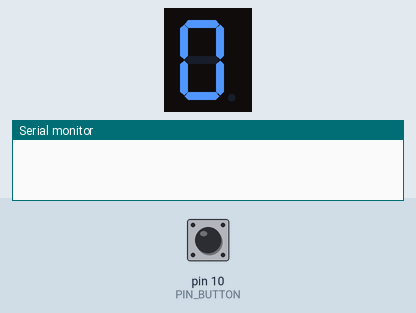
Simulated run of this sketch. Board: Arduino Uno, built with avr-gcc and run on an emulated ATmega328P. Shown: 1-digit seven-segment display, the last lines printed to the serial monitor. Wiring (inferred from the names in the program): 1-digit 7-segment display, segments lit when HIGH: segments pin 4, pin 5, pin 6, pin 8, pin 9, pin 3, pin 2, pin 7. The test bench sets the inputs (shaded band); at power-on: pin 10 (PIN_BUTTON) LOW. The segment pins are drawn as the display they are named for.

Above: at 1.2 s.
1.3 s: pin 10 (PIN_BUTTON) pulled HIGH for 0.15 s
At 2.0 s:
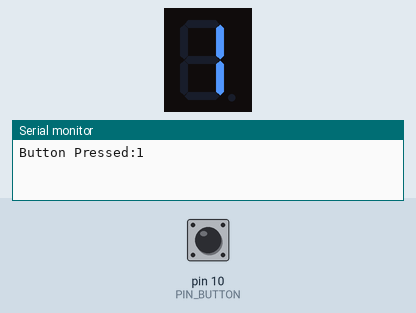
2.9 s: pin 10 (PIN_BUTTON) pulled HIGH for 1 s
At 3.2 s:
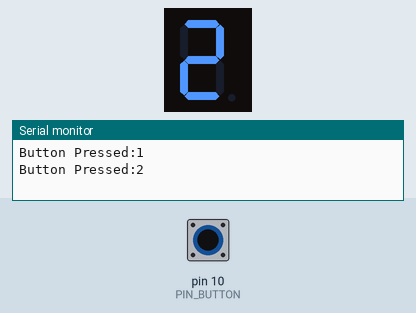
5.4 s: pin 10 (PIN_BUTTON) pulled HIGH for 0.15 s
At 6.3 s:
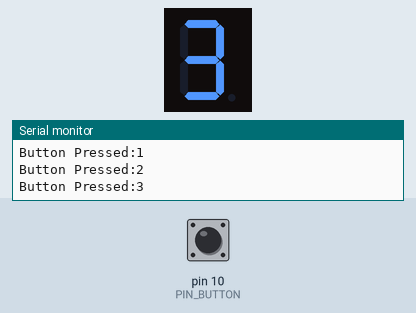
7.0 s: pin 10 (PIN_BUTTON) pulled HIGH for 1 s
At 7.6 s:
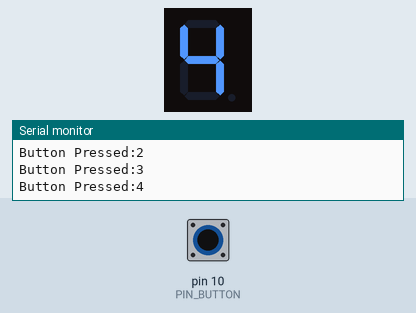
Timing chart, 0 to 10.0 s (numbered marks = the images above; inputs shaded):
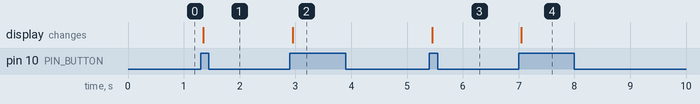

Measured:
- after the input at 1.3 s, the display: changes after 0.05 s (image 1)
- after the input at 2.9 s, the display: changes after 0.05 s (image 2)
- after the input at 5.4 s, the display: changes after 0.05 s (image 3)
- after the input at 7.0 s, the display: changes after 0.05 s (image 4)

The sketch:

prayoga-7.ino
```cpp
#define PIN_SEGMENT_A     4
#define PIN_SEGMENT_B     5
#define PIN_SEGMENT_C     6
#define PIN_SEGMENT_D     8
#define PIN_SEGMENT_E     9
#define PIN_SEGMENT_F     3
#define PIN_SEGMENT_G     2
#define PIN_SEGMENT_DP    7

#define PIN_BUTTON        10

void setup() {
  // put your setup code here, to run once:
  pinMode(PIN_SEGMENT_A,OUTPUT);
  pinMode(PIN_SEGMENT_B,OUTPUT);
  pinMode(PIN_SEGMENT_C,OUTPUT);
  pinMode(PIN_SEGMENT_D,OUTPUT);
  pinMode(PIN_SEGMENT_E,OUTPUT);
  pinMode(PIN_SEGMENT_F,OUTPUT);
  pinMode(PIN_SEGMENT_G,OUTPUT);
  pinMode(PIN_SEGMENT_DP,OUTPUT);

  digitalWrite(PIN_SEGMENT_DP,LOW);

  Serial.begin(9600);

  pinMode(PIN_BUTTON,INPUT);

}


void loop() {
  // put your main code here, to run repeatedly:

  static int prev_status = LOW;
  int current_status;
  static unsigned int count = 0;

  current_status = digitalRead(PIN_BUTTON);


  if( !prev_status && current_status){
    //button has been pressed
    delay(50);
    if(digitalRead(PIN_BUTTON)){
      ++count;
      Serial.print("Button Pressed:");
      Serial.println(count);
    }
  }

  prev_status = current_status;

  switch(count % 10){
    case 0:{
      digitalWrite(PIN_SEGMENT_A,HIGH);
      digitalWrite(PIN_SEGMENT_B,HIGH);
      digitalWrite(PIN_SEGMENT_C,HIGH);
      digitalWrite(PIN_SEGMENT_D,HIGH);
      digitalWrite(PIN_SEGMENT_E,HIGH);
      digitalWrite(PIN_SEGMENT_F,HIGH);
      digitalWrite(PIN_SEGMENT_G,LOW);
      break;
    }
    case 1:{
      digitalWrite(PIN_SEGMENT_A,LOW);
      digitalWrite(PIN_SEGMENT_B,HIGH);
      digitalWrite(PIN_SEGMENT_C,HIGH);
      digitalWrite(PIN_SEGMENT_D,LOW);
      digitalWrite(PIN_SEGMENT_E,LOW);
      digitalWrite(PIN_SEGMENT_F,LOW);
      digitalWrite(PIN_SEGMENT_G,LOW);
      break;
    }
    case 2:{
      digitalWrite(PIN_SEGMENT_A,HIGH);
      digitalWrite(PIN_SEGMENT_B,HIGH);
      digitalWrite(PIN_SEGMENT_C,LOW);
      digitalWrite(PIN_SEGMENT_D,HIGH);
      digitalWrite(PIN_SEGMENT_E,HIGH);
      digitalWrite(PIN_SEGMENT_F,LOW);
      digitalWrite(PIN_SEGMENT_G,HIGH);
      break;
    }
    case 3:{
      digitalWrite(PIN_SEGMENT_A,HIGH);
      digitalWrite(PIN_SEGMENT_B,HIGH);
      digitalWrite(PIN_SEGMENT_C,HIGH);
      digitalWrite(PIN_SEGMENT_D,HIGH);
      digitalWrite(PIN_SEGMENT_E,LOW);
      digitalWrite(PIN_SEGMENT_F,LOW);
      digitalWrite(PIN_SEGMENT_G,HIGH);
      break;
    }
    case 4:{
      digitalWrite(PIN_SEGMENT_A,LOW);
      digitalWrite(PIN_SEGMENT_B,HIGH);
      digitalWrite(PIN_SEGMENT_C,HIGH);
      digitalWrite(PIN_SEGMENT_D,LOW);
      digitalWrite(PIN_SEGMENT_E,LOW);
      digitalWrite(PIN_SEGMENT_F,HIGH);
      digitalWrite(PIN_SEGMENT_G,HIGH);
      break;
    }
    case 5:{
      digitalWrite(PIN_SEGMENT_A,HIGH);
      digitalWrite(PIN_SEGMENT_B,LOW);
      digitalWrite(PIN_SEGMENT_C,HIGH);
      digitalWrite(PIN_SEGMENT_D,HIGH);
      digitalWrite(PIN_SEGMENT_E,LOW);
      digitalWrite(PIN_SEGMENT_F,HIGH);
      digitalWrite(PIN_SEGMENT_G,HIGH);
      break;
    }
    case 6:{
      digitalWrite(PIN_SEGMENT_A,HIGH);
      digitalWrite(PIN_SEGMENT_B,LOW);
      digitalWrite(PIN_SEGMENT_C,HIGH);
      digitalWrite(PIN_SEGMENT_D,HIGH);
      digitalWrite(PIN_SEGMENT_E,HIGH);
      digitalWrite(PIN_SEGMENT_F,HIGH);
      digitalWrite(PIN_SEGMENT_G,HIGH);
      break;
    }
    case 7:{
      digitalWrite(PIN_SEGMENT_A,HIGH);
      digitalWrite(PIN_SEGMENT_B,HIGH);
      digitalWrite(PIN_SEGMENT_C,HIGH);
      digitalWrite(PIN_SEGMENT_D,LOW);
      digitalWrite(PIN_SEGMENT_E,LOW);
      digitalWrite(PIN_SEGMENT_F,LOW);
      digitalWrite(PIN_SEGMENT_G,LOW);
      break;
    }
    case 8:{
      digitalWrite(PIN_SEGMENT_A,HIGH);
      digitalWrite(PIN_SEGMENT_B,HIGH);
      digitalWrite(PIN_SEGMENT_C,HIGH);
      digitalWrite(PIN_SEGMENT_D,HIGH);
      digitalWrite(PIN_SEGMENT_E,HIGH);
      digitalWrite(PIN_SEGMENT_F,HIGH);
      digitalWrite(PIN_SEGMENT_G,HIGH);
      break;
    }
    case 9:{
      digitalWrite(PIN_SEGMENT_A,HIGH);
      digitalWrite(PIN_SEGMENT_B,HIGH);
      digitalWrite(PIN_SEGMENT_C,HIGH);
      digitalWrite(PIN_SEGMENT_D,HIGH);
      digitalWrite(PIN_SEGMENT_E,LOW);
      digitalWrite(PIN_SEGMENT_F,HIGH);
      digitalWrite(PIN_SEGMENT_G,HIGH);
      break;
    }
  }

}
```
